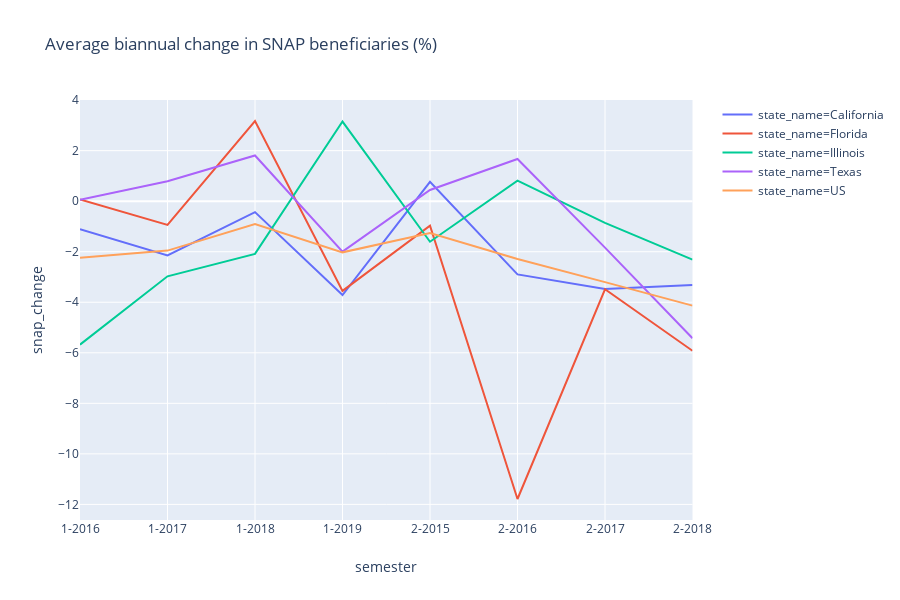

Here is the notebook cell this chart was saved with:
### Code cell
fig = px.line(df, x="semester", y="snap_change", title='Average biannual change in SNAP beneficiaries (%)', 
              line_group="state_name", color="state_name")
fig.show()

### Figure 1 — Plotly figure (JSON) as saved in the notebook; plotly's stock layout.template omitted (floating-point values rounded to 4 significant figures)
{"data": [{"hoverlabel": {"namelength": 0}, "hovertemplate": "state_name=California<br>semester=%{x}<br>snap_change=%{y}", "legendgroup": "state_name=California", "line": {"color": "#636efa", "dash": "solid"}, "mode": "lines", "name": "state_name=California", "showlegend": true, "type": "scatter", "x": ["1-2016", "1-2017", "1-2018", "1-2019", "2-2015", "2-2016", "2-2017", "2-2018"], "xaxis": "x", "y": [-1.111, -2.15, -0.4312, -3.714, 0.7655, -2.898, -3.474, -3.317], "yaxis": "y"}, {"hoverlabel": {"namelength": 0}, "hovertemplate": "state_name=Florida<br>semester=%{x}<br>snap_change=%{y}", "legendgroup": "state_name=Florida", "line": {"color": "#EF553B", "dash": "solid"}, "mode": "lines", "name": "state_name=Florida", "showlegend": true, "type": "scatter", "x": ["1-2016", "1-2017", "1-2018", "1-2019", "2-2015", "2-2016", "2-2017", "2-2018"], "xaxis": "x", "y": [0.07185, -0.9374, 3.174, -3.551, -0.9653, -11.79, -3.486, -5.921], "yaxis": "y"}, {"hoverlabel": {"namelength": 0}, "hovertemplate": "state_name=Illinois<br>semester=%{x}<br>snap_change=%{y}", "legendgroup": "state_name=Illinois", "line": {"color": "#00cc96", "dash": "solid"}, "mode": "lines", "name": "state_name=Illinois", "showlegend": true, "type": "scatter", "x": ["1-2016", "1-2017", "1-2018", "1-2019", "2-2015", "2-2016", "2-2017", "2-2018"], "xaxis": "x", "y": [-5.677, -2.973, -2.087, 3.152, -1.604, 0.8119, -0.8576, -2.315], "yaxis": "y"}, {"hoverlabel": {"namelength": 0}, "hovertemplate": "state_name=Texas<br>semester=%{x}<br>snap_change=%{y}", "legendgroup": "state_name=Texas", "line": {"color": "#ab63fa", "dash": "solid"}, "mode": "lines", "name": "state_name=Texas", "showlegend": true, "type": "scatter", "x": ["1-2016", "1-2017", "1-2018", "1-2019", "2-2015", "2-2016", "2-2017", "2-2018"], "xaxis": "x", "y": [0.05833, 0.7865, 1.808, -1.995, 0.4442, 1.671, -1.837, -5.424], "yaxis": "y"}, {"hoverlabel": {"namelength": 0}, "hovertemplate": "state_name=US<br>semester=%{x}<br>snap_change=%{y}", "legendgroup": "state_name=US", "line": {"color": "#FFA15A", "dash": "solid"}, "mode": "lines", "name": "state_name=US", "showlegend": true, "type": "scatter", "x": ["1-2016", "1-2017", "1-2018", "1-2019", "2-2015", "2-2016", "2-2017", "2-2018"], "xaxis": "x", "y": [-2.243, -1.956, -0.9031, -2.025, -1.264, -2.285, -3.204, -4.133], "yaxis": "y"}], "layout": {"height": 600, "legend": {"tracegroupgap": 0}, "title": {"text": "Average biannual change in SNAP beneficiaries (%)"}, "xaxis": {"anchor": "y", "domain": [0, 0.98], "title": {"text": "semester"}}, "yaxis": {"anchor": "x", "domain": [0, 1], "title": {"text": "snap_change"}}}}
